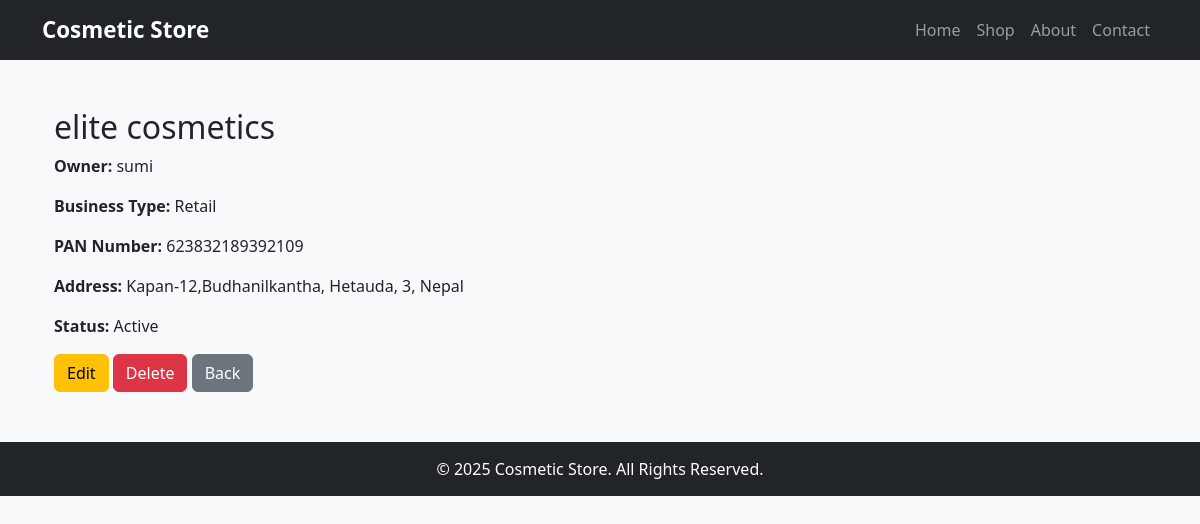
Page /sellers/1/ on the committed database.
### sellers/models.py (models this page shows, shortened)
class Seller(models.Model):
    user = models.ForeignKey(User, on_delete=models.CASCADE, related_name="sellers")
    business_name = models.CharField(max_length=255)
    business_type = models.CharField(
        max_length=100,
        choices=[
            ('retail', 'Retail'),
            ('wholesale', 'Wholesale'),
            ('manufacturer', 'Manufacturer'),
            ('service', 'Service'),
        ],
        default='retail'
    )
    pan_number = models.CharField(max_length=50, blank=True, null=True)  # Tax ID
    address = models.TextField(blank=True, null=True)
    city = models.CharField(max_length=100, blank=True, null=True)
    state = models.CharField(max_length=100, blank=True, null=True)
    country = models.CharField(max_length=100, default="Nepal")
    postal_code = models.CharField(max_length=20, blank=True, null=True)
    created_at = models.DateTimeField(auto_now_add=True)
    updated_at = models.DateTimeField(auto_now=True)
    is_active = models.BooleanField(default=True)
    class Meta:
        db_table = "sellers"
        ordering = ['-created_at']

### sellers/views.py (the view)
# urls.py: path('sellers/<int:pk>/', views.seller_detail, name='seller_detail'),
def seller_detail(request, pk):
    seller = get_object_or_404(Seller, pk=pk)
    return render(request, "seller_detail.html", {"seller": seller})

### sellers/templates/seller_detail.html (shortened to what this page needs)
{% extends "base.html" %}
{% block content %}
<div class="container mt-4">
    <h2>{{ seller.business_name }}</h2>
    <p><strong>Owner:</strong> {{ seller.user.username }}</p>
    <p><strong>Business Type:</strong> {{ seller.get_business_type_display }}</p>
    <p><strong>PAN Number:</strong> {{ seller.pan_number }}</p>
    <p><strong>Address:</strong> {{ seller.address }}, {{ seller.city }}, {{ seller.state }}, {{ seller.country }}</p>
    <p><strong>Status:</strong> {{ seller.is_active|yesno:"Active,Inactive" }}</p>
    <a href="{% url 'seller_update' seller.id %}" class="btn btn-warning">Edit</a>
    <a href="{% url 'seller_delete' seller.id %}" class="btn btn-danger">Delete</a>
    <a href="{% url 'seller_list' %}" class="btn btn-secondary">Back</a>
</div>
{% endblock %}

### products/templates/base.html (style rules this page uses)
body { background-color: #f8f9fa; }

### rows in the picture
Seller: business_name "elite cosmetics", user.username "sumi", business_type "Retail", pan_number "623832189392109", address "Kapan-12,Budhanilkantha", city "Hetauda", state "3", country "Nepal", is_active "Active"
